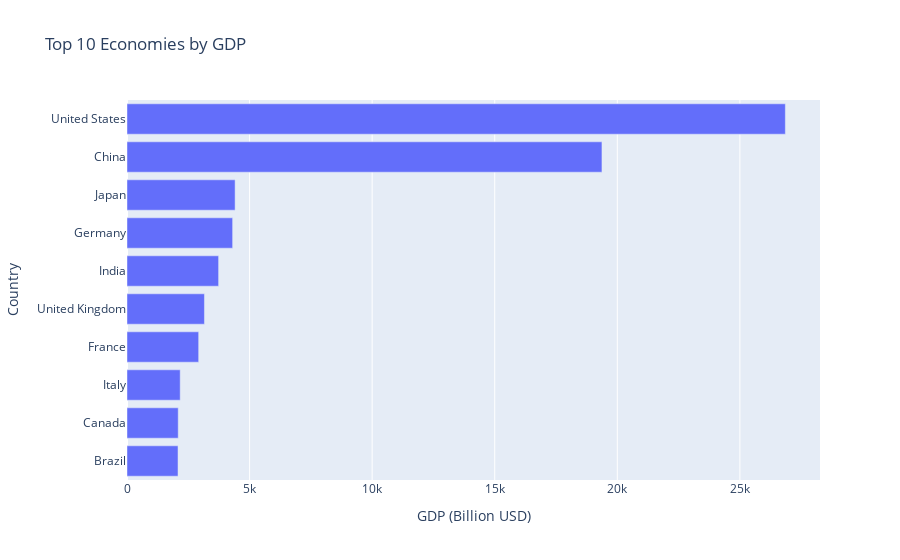

The code cell stored with this chart in its notebook:
### Markdown cell above
<p style="font-size: 24px; color: #ef476f;"><b>I will create a data viz of Top 10 Economies by GDP</b></p>

### Code cell
tables = pd.read_html("https://web.archive.org/web/20230902185326/https://en.wikipedia.org/wiki/List_of_countries_by_GDP_%28nominal%29")
df = tables[3]

# Replace the column headers with column numbers
df.columns = range(df.shape[1])

# Retain columns with index 0 and 2 (name of country and value of GDP quoted by IMF)
df = df[[0, 2]]

# Retain the Rows with index 1 to 10, indicating the top 10 economies of the world
df = df.iloc[1:11, :]

# Assign column names as "Country" and "GDP (Million USD)"
df.columns = ['Country', 'GDP (Million USD)']

# Remove commas from the 'GDP (Million USD)' column and convert it to integers
df['GDP (Million USD)'] = df['GDP (Million USD)'].str.replace(',', '').astype(int)

# Convert the GDP value in Million USD to Billion USD
df['GDP (Billion USD)'] = df['GDP (Million USD)'] / 1000

# Use numpy.round() method to round the value to 2 decimal places
df['GDP (Billion USD)'] = np.round(df['GDP (Billion USD)'], 2)

# Plotting with Plotly
fig = px.bar(df, x='GDP (Billion USD)', y='Country', orientation='h', 
             title='Top 10 Economies by GDP', 
             labels={'GDP (Billion USD)': 'GDP (Billion USD)', 'Country': 'Country'})

fig.update_layout(xaxis_title='GDP (Billion USD)', yaxis_title='Country', yaxis=dict(autorange='reversed'))

fig.show()

### Figure 1 — Plotly figure (JSON) as saved in the notebook; plotly's stock layout.template omitted (floating-point values rounded to 4 significant figures)
{"data": [{"alignmentgroup": "True", "hovertemplate": "GDP (Billion USD)=%{x}<br>Country=%{y}<extra></extra>", "legendgroup": "", "marker": {"color": "#636efa", "pattern": {"shape": ""}}, "name": "", "offsetgroup": "", "orientation": "h", "showlegend": false, "textposition": "auto", "type": "bar", "x": [26850.0, 19370.0, 4410.0, 4309.0, 3737.0, 3159.0, 2923.0, 2170.0, 2090.0, 2081.0], "xaxis": "x", "y": ["United States", "China", "Japan", "Germany", "India", "United Kingdom", "France", "Italy", "Canada", "Brazil"], "yaxis": "y"}], "layout": {"autosize": true, "barmode": "relative", "legend": {"tracegroupgap": 0}, "title": {"text": "Top 10 Economies by GDP"}, "xaxis": {"anchor": "y", "autorange": true, "domain": [0, 1], "range": [0, 28268], "title": {"text": "GDP (Billion USD)"}, "type": "linear"}, "yaxis": {"anchor": "x", "autorange": true, "domain": [0, 1], "range": [9.5, -0.5], "title": {"text": "Country"}, "type": "category"}}}
